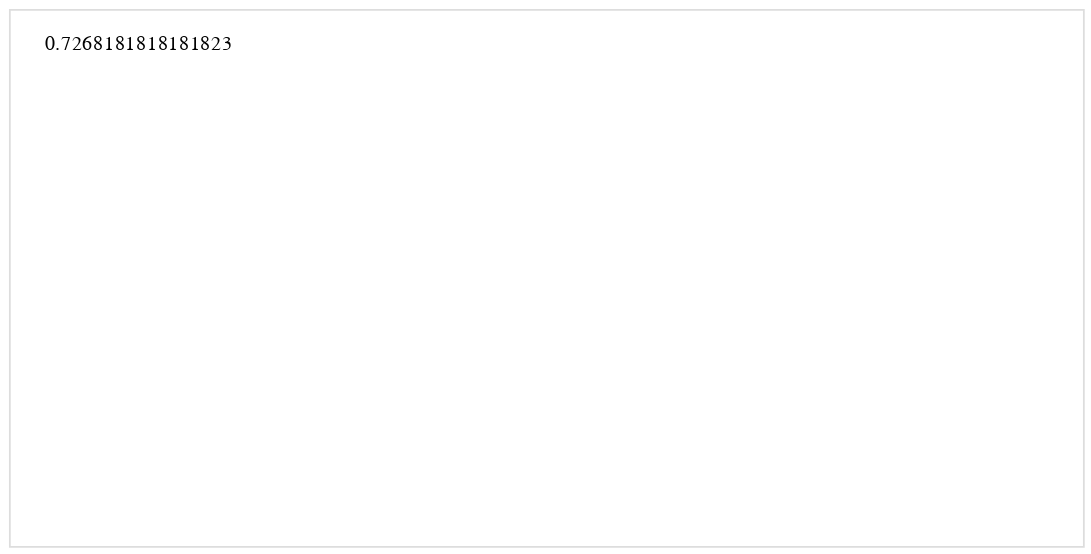

This figure's notebook cell:
### Code cell
chart2.transform_regression(
    'q / p', 'neff / Nedges', params=True
).transform_calculate(
    intercept='datum.coef[0]',
    slope='datum.coef[1]',
).mark_text(align='left').encode(
    x=alt.value(20),  # pixels from left
    y=alt.value(20),  # pixels from top
    text='slope:N'
)

### Figure 1 — Vega specification as saved in the notebook (floating-point values rounded to 4 significant figures)
{"$schema": "https://vega.github.io/schema/vega/v5.json", "data": [{"name": "_server_source_0", "values": [{"p": 0.03, "q": 0.0, "q_frac": 0.0, "peff": 0.03, "Neff": 55.0, "bounds": "p Fixed", "measure": "degree", "q / p": 0.0, "peff / p": 1.0, "neff / Nedges": 0.275, "neff / N": 0.055}, {"p": 0.03, "q": 0.003, "q_frac": 0.1, "peff": 0.03, "Neff": 69.0, "bounds": "p Fixed", "measure": "degree", "q / p": 0.1, "peff / p": 1.0, "neff / Nedges": 0.345, "neff / N": 0.069}, {"p": 0.03, "q": 0.006, "q_frac": 0.2, "peff": 0.03, "Neff": 84.0, "bounds": "p Fixed", "measure": "degree", "q / p": 0.2, "peff / p": 1.0, "neff / Nedges": 0.42, "neff / N": 0.084}, {"p": 0.03, "q": 0.009, "q_frac": 0.3, "peff": 0.03, "Neff": 98.0, "bounds": "p Fixed", "measure": "degree", "q / p": 0.3, "peff / p": 1.0, "neff / Nedges": 0.49, "neff / N": 0.098}, {"p": 0.03, "q": 0.012, "q_frac": 0.4, "peff": 0.03, "Neff": 113.0, "bounds": "p Fixed", "measure": "degree", "q / p": 0.4, "peff / p": 1.0, "neff / Nedges": 0.565, "neff / N": 0.113}, {"p": 0.03, "q": 0.015, "q_frac": 0.5, "peff": 0.03, "Neff": 128.0, "bounds": "p Fixed", "measure": "degree", "q / p": 0.5, "peff / p": 1.0, "neff / Nedges": 0.64, "neff / N": 0.128}, {"p": 0.03, "q": 0.018, "q_frac": 0.6, "peff": 0.03, "Neff": 142.0, "bounds": "p Fixed", "measure": "degree", "q / p": 0.6, "peff / p": 1.0, "neff / Nedges": 0.71, "neff / N": 0.142}, {"p": 0.03, "q": 0.021, "q_frac": 0.7, "peff": 0.03, "Neff": 156.0, "bounds": "p Fixed", "measure": "degree", "q / p": 0.7, "peff / p": 1.0, "neff / Nedges": 0.78, "neff / N": 0.156}, {"p": 0.03, "q": 0.024, "q_frac": 0.8, "peff": 0.03, "Neff": 171.0, "bounds": "p Fixed", "measure": "degree", "q / p": 0.8, "peff / p": 1.0, "neff / Nedges": 0.855, "neff / N": 0.171}, {"p": 0.03, "q": 0.027, "q_frac": 0.9, "peff": 0.03, "Neff": 186.0, "bounds": "p Fixed", "measure": "degree", "q / p": 0.9, "peff / p": 1.0, "neff / Nedges": 0.93, "neff / N": 0.186}, {"p": 0.03, "q": 0.03, "q_frac": 1.0, "peff": 0.03, "Neff": 200.0, "bounds": "p Fixed", "measure": "degree", "q / p": 1.0, "peff / p": 1.0, "neff / Nedges": 1.0, "neff / N": 0.2}]}, {"name": "source_0", "source": "_server_source_0", "transform": [{"type": "regression", "y": "neff / Nedges", "params": true, "as": ["q / p", "neff / Nedges"], "x": "q / p"}, {"type": "formula", "expr": "datum.coef[0]", "as": "intercept"}, {"type": "formula", "expr": "datum.coef[1]", "as": "slope"}, {"type": "project", "fields": ["slope"]}]}], "marks": [{"type": "text", "name": "marks", "from": {"data": "source_0"}, "encode": {"update": {"y": {"value": 20}, "align": {"value": "left"}, "text": {"signal": "isValid(datum[\"slope\"]) ? datum[\"slope\"] : \"\"+datum[\"slope\"]"}, "description": {"signal": "\"slope: \" + (isValid(datum[\"slope\"]) ? datum[\"slope\"] : \"\"+datum[\"slope\"])"}, "baseline": {"value": "middle"}, "fill": {"value": "black"}, "x": {"value": 20}}}, "style": ["text"]}], "config": {"mark": {"fill": "#9ebcda"}, "axisX": {"labelFont": "monospace", "labelFontSize": 16, "titleFontSize": 20, "grid": false}, "axisY": {"domain": false, "grid": false, "labelFont": "monospace", "labelFontSize": 16, "titleFontSize": 20}, "legend": {"titleFontSize": 20, "labelFontSize": 16}, "style": {"cell": {"height": 300, "width": 300}, "line": {"fill": null, "stroke": "black"}, "group-title": {"fontSize": 18, "font": "monospace", "fontColor": "#000000"}}}, "padding": 5, "style": "cell", "background": "white", "height": 300, "width": 600}
